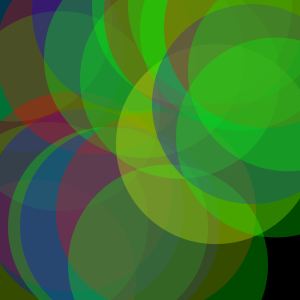
Frame 1 (no input)
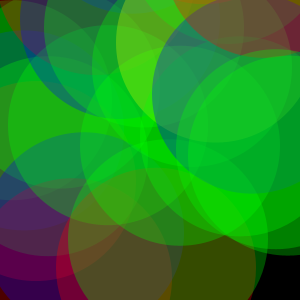
Frame 60 (the mouse pressed at the canvas centre just before this capture)
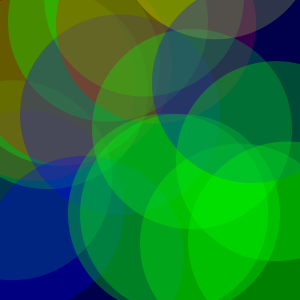
Frame 120 (the mouse held since frame 60 and released just before this capture)

The Processing sketch that drew these frames (run headless with seeded random() and noise(); from frame 60 on, the mouse is pressed at the canvas centre):

// Processing sketch: processing_39596
// ── processing_39596.pde

int num = 25;  //assign amount of circles
float[] y = new float[num];
float[] speed = new float[num];
color[] Colors = new color[4];
int[] colorFill = new int[num];


void setup() {
  size(300, 300);

  Colors[0] = color(255, 0, 0, 75);  //assign color red
  Colors[1] = color(0, 255, 0, 75);  //assign color green
  Colors[2] = color(0, 0, 255, 75);  //assign color blue
  Colors[3] = color(220, 255, 0, 75);  //assign color yellow

  for (int i=num-1; i>=0; i--) {
    y[i] = random(0, height);
    speed[i] = random(-2, 2);
    colorFill[i] = floor(random(0, 4));
  }
  noStroke();
  smooth();
}



void draw() {
  background(0);

  for (int i=0; i<num-1; i++) {
    fill(Colors[colorFill[i]]);  //fill with Colors
    ellipse(width/num * i + width/num, y[i], 200, 200);  //create circles
    y[i] = y[i] + speed[i];  //assign speed


    if (y[i] > height) y[i] = 0;  //reset if circles fall off screen
  }
  
}
void keyPressed(){
  if((key == 's') || (key == 's')){    //saves screanshot image
   save("image.jpg");
   println("Image saved.");
  }
}
